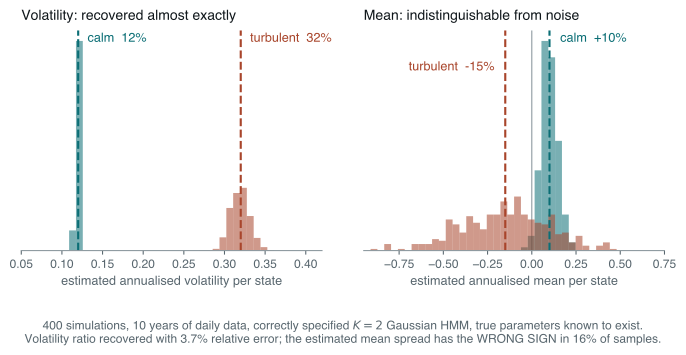

Here is the Python script that generated this plot:
# The identification asymmetry at the heart of regime modelling: fit a correctly
# specified two-state Gaussian HMM to ten years of daily data and the state
# VOLATILITIES come back essentially exact, while the state MEANS come back as
# noise. Sampling distributions from 400 independent simulations.
#
# Run standalone:  uv run --no-project --with matplotlib python <path>

import os

os.environ.setdefault("SOURCE_DATE_EPOCH", "1735689600")

import matplotlib

matplotlib.use("Agg")
matplotlib.rcParams["svg.fonttype"] = "path"
matplotlib.rcParams["font.family"] = ["Helvetica", "Arial", "DejaVu Sans"]

from pathlib import Path

import matplotlib.pyplot as plt
import numpy as np

INK = "#10171B"
MUTED = "#58666E"
TEAL = "#0B6E75"
RUST = "#A8452B"
GREY = "#8A979D"
FAINT = "#DCE4E6"

A = 252
YEARS = 10
REPS = 400
# A second, smaller arm at a 30-year span, printed but not plotted: it shows how
# slowly the mean estimates improve relative to the volatility estimates.
YEARS_LONG = 30
REPS_LONG = 150
SEED = 20240101

# Calm state: +10% drift, 12% vol, expected duration 100 days.
# Turbulent state: -15% drift, 32% vol, expected duration 25 days.
MU_ANN = np.array([0.10, -0.15])
SIG_ANN = np.array([0.12, 0.32])
P = np.array([[0.99, 0.01], [0.04, 0.96]])


def simulate(mu, sig, T, rng):
    pi = np.array([(1 - P[1, 1]), (1 - P[0, 0])])
    pi = pi / pi.sum()
    s = np.empty(T, dtype=int)
    s[0] = rng.choice(2, p=pi)
    u = rng.random(T)
    for t in range(1, T):
        s[t] = s[t - 1] if u[t] < P[s[t - 1], s[t - 1]] else 1 - s[t - 1]
    return mu[s] + sig[s] * rng.standard_normal(T)


def em_fit(r, rng, n_iter=200, tol=1e-9):
    T = len(r)
    q = np.quantile(np.abs(r), [0.3, 0.7])
    mu = rng.normal(0.0, r.std() * 0.1, 2)
    sig = np.maximum(q * (1 + 0.1 * rng.standard_normal(2)), 1e-6)
    Ph = np.array([[0.95, 0.05], [0.05, 0.95]])
    pi = np.array([0.5, 0.5])
    prev = -np.inf
    for _ in range(n_iter):
        z = (r[:, None] - mu[None, :]) / sig[None, :]
        B = np.maximum(np.exp(-0.5 * z * z) / (sig[None, :] * np.sqrt(2 * np.pi)), 1e-300)
        alpha = np.zeros((T, 2))
        c = np.zeros(T)
        a = pi * B[0]
        c[0] = a.sum()
        alpha[0] = a / c[0]
        for t in range(1, T):
            a = (alpha[t - 1] @ Ph) * B[t]
            c[t] = a.sum()
            alpha[t] = a / c[t]
        beta = np.ones((T, 2))
        for t in range(T - 2, -1, -1):
            beta[t] = (Ph @ (B[t + 1] * beta[t + 1])) / c[t + 1]
        gamma = alpha * beta
        gamma /= gamma.sum(axis=1, keepdims=True)
        xi = Ph * (alpha[:-1].T @ ((B[1:] * beta[1:]) / c[1:, None]))
        Ph = xi / xi.sum(axis=1, keepdims=True)
        pi = gamma[0]
        w = gamma.sum(axis=0)
        mu = (gamma * r[:, None]).sum(axis=0) / w
        sig = np.sqrt(np.maximum((gamma * (r[:, None] - mu[None, :]) ** 2).sum(axis=0) / w, 1e-14))
        ll = np.log(c).sum()
        if ll - prev < tol * abs(prev):
            break
        prev = ll
    o = np.argsort(sig)  # identify states by volatility, never by mean
    return mu[o], sig[o]


def run(years=YEARS, reps=REPS, seed=SEED):
    rng = np.random.default_rng(seed)
    mu_d = MU_ANN / A
    sig_d = SIG_ANN / np.sqrt(A)
    out = np.zeros((reps, 4))
    for i in range(reps):
        r = simulate(mu_d, sig_d, years * A, rng)
        m, s = em_fit(r, rng)
        out[i] = [m[0] * A, m[1] * A, s[0] * np.sqrt(A), s[1] * np.sqrt(A)]
    return out


def report(est, label):
    """Prints the sampling-distribution table quoted in the document."""
    names = ["calm mean", "turbulent mean", "calm volatility", "turbulent volatility"]
    truth = [MU_ANN[0], MU_ANN[1], SIG_ANN[0], SIG_ANN[1]]
    print(f"\n  {label}: {len(est)} reps")
    for j, n in enumerate(names):
        v = est[:, j]
        print(f"    {n:<22} true {truth[j]:+.3f}   mean {v.mean():+.4f}   sd {v.std():.4f}")
    spread = est[:, 0] - est[:, 1]
    ratio = est[:, 3] / est[:, 2]
    print(f"    {'mean spread':<22} true {MU_ANN[0] - MU_ANN[1]:+.3f}   "
          f"mean {spread.mean():+.4f}   sd {spread.std():.4f}   "
          f"wrong sign {np.mean(spread < 0):.3f}   s/n {spread.mean() / spread.std():.2f}")
    print(f"    {'volatility ratio':<22} true {SIG_ANN[1] / SIG_ANN[0]:+.3f}   "
          f"mean {ratio.mean():+.4f}   sd {ratio.std():.4f}   "
          f"s/n {(ratio.mean() - 1) / ratio.std():.2f}")


def panel(ax, samples, truths, labels, colors, places, xlabel, xlim):
    """places: (x-offset in points, y in axes fraction, horizontal alignment)."""
    for v, truth, lab, col, (dx, yf, ha) in zip(samples, truths, labels, colors, places):
        ax.hist(v, bins=44, range=xlim, color=col, alpha=0.55, edgecolor="none")
        ax.axvline(truth, color=col, linewidth=1.6, linestyle="--")
        ax.annotate(
            lab,
            xy=(truth, yf),
            xycoords=("data", "axes fraction"),
            xytext=(dx, 0),
            textcoords="offset points",
            fontsize=9.5,
            color=col,
            ha=ha,
            va="top",
        )
    ax.set_xlim(*xlim)
    ax.set_xlabel(xlabel, fontsize=9.5, color=MUTED)
    ax.tick_params(labelsize=9.0, colors=MUTED, length=3)
    ax.set_yticks([])
    for side in ("top", "right", "left"):
        ax.spines[side].set_visible(False)
    ax.spines["bottom"].set_color(GREY)


def main():
    est = run()
    fig, axes = plt.subplots(1, 2, figsize=(7.0, 3.2))

    panel(
        axes[0],
        [est[:, 2], est[:, 3]],
        SIG_ANN,
        ["calm  12%", "turbulent  32%"],
        [TEAL, RUST],
        [(7, 0.99, "left"), (7, 0.99, "left")],
        "estimated annualised volatility per state",
        (0.05, 0.42),
    )
    panel(
        axes[1],
        [est[:, 0], est[:, 1]],
        MU_ANN,
        ["calm  +10%", "turbulent  -15%"],
        [TEAL, RUST],
        [(8, 0.99, "left"), (-8, 0.86, "right")],
        "estimated annualised mean per state",
        (-0.95, 0.75),
    )
    axes[1].axvline(0.0, color=GREY, linewidth=0.8, zorder=0)

    axes[0].set_title(
        "Volatility: recovered almost exactly", fontsize=10.5, color=INK, pad=8, loc="left"
    )
    axes[1].set_title(
        "Mean: indistinguishable from noise", fontsize=10.5, color=INK, pad=8, loc="left"
    )

    spread = est[:, 0] - est[:, 1]
    frac_wrong = float(np.mean(spread < 0))
    fig.text(
        0.5,
        -0.06,
        f"400 simulations, 10 years of daily data, correctly specified $K=2$ Gaussian HMM, "
        f"true parameters known to exist.\n"
        f"Volatility ratio recovered with {100 * est[:, 3].std() / est[:, 3].mean():.1f}% "
        f"relative error; the estimated mean spread has the WRONG SIGN in "
        f"{100 * frac_wrong:.0f}% of samples.",
        fontsize=9.0,
        color=MUTED,
        ha="center",
        va="top",
    )

    fig.tight_layout()
    out = Path(__file__).with_suffix(".svg")
    fig.savefig(out, transparent=True, bbox_inches="tight")
    print(f"  wrote {out.name}  (wrong-sign fraction {frac_wrong:.3f})")
    report(est, f"{YEARS} years daily")
    report(run(YEARS_LONG, REPS_LONG, SEED + 7), f"{YEARS_LONG} years daily")


if __name__ == "__main__":
    main()
